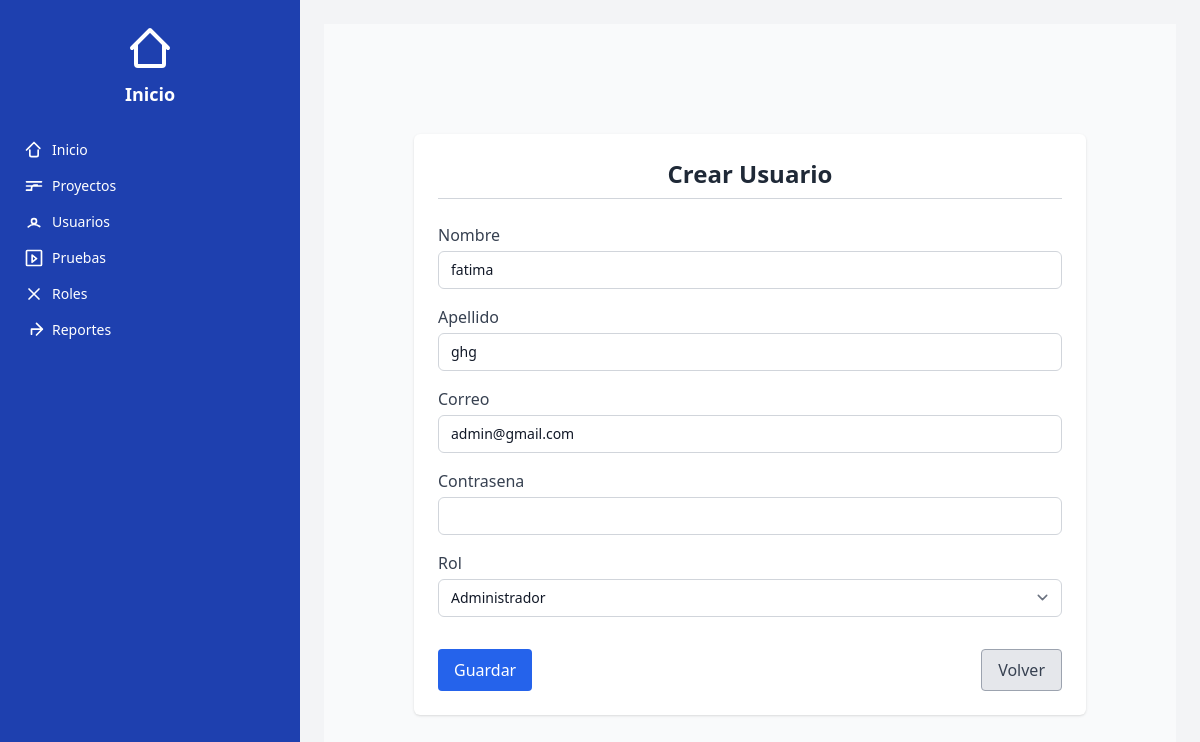
Screenshot of /usuarios/modificar/2/ with the database file from the repository.
### testSystem/models.py (models this page shows, shortened)
class Usuario(models.Model):
    nombre = models.CharField(max_length=100)
    apellido = models.CharField(max_length=100)
    correo = models.EmailField(unique=True)
    contrasena = models.CharField(max_length=128)  # hashed
    rol = models.ForeignKey(Rol, on_delete=models.SET_NULL, null=True)

### testSystem/views.py (the view)
def modificar_usuario(request, pk):
    usuario = get_object_or_404(Usuario, pk=pk)
    form = UsuarioForm(request.POST or None, instance=usuario)
    if form.is_valid():
        form.save()
        return redirect('lista_usuarios')
    return render(request, 'Usuario/crear_usuario.html', {'form': form})

### testSystem/forms.py (shortened to what this page needs)
class UsuarioForm(forms.ModelForm):
    class Meta:
        model = Usuario
        fields = ['nombre', 'apellido', 'correo', 'contrasena', 'rol']
        widgets = {
            'contrasena': forms.PasswordInput(),
        }

### testSystem/models.py (called while the page is built)
    def __str__(self):
        return self.nombre

### testSystem/templates/Usuario/crear_usuario.html (shortened to what this page needs)
{% extends "base.html" %}
{% load widget_tweaks %}
{% block content %}
  <div class="flex items-center justify-center h-screen bg-gray-50">
    <div class="w-full max-w-2xl bg-white rounded-md shadow p-6">
      <div class="mb-6 text-center">
        <h2 class="text-2xl font-bold text-gray-800">Crear Usuario</h2>
        <hr class="mt-2 border-gray-300">
      </div>
      <form method="post" class="space-y-4">
        {% for field in form.visible_fields %}
          <div class="flex flex-col w-full">
            <label class="text-base font-medium text-gray-700 mb-1">{{ field.label }}</label>
            {{ field|add_class:"w-full border border-gray-300 rounded-md px-3 py-2 text-sm focus:outline-none focus:ring-2 focus:ring-blue-500" }}
          </div>
        {% endfor %}
        <div class="flex justify-between pt-4">
          <button type="submit" class="flex items-center gap-2 px-4 py-2 bg-blue-600 text-white rounded hover:bg-blue-700 text-base">
            Guardar
          </button>
          <a href="{% url 'lista_usuarios' %}" class="flex items-center gap-2 px-4 py-2 bg-gray-200 border border-gray-400 text-gray-700 rounded hover:bg-gray-300 text-base">
            Volver
          </a>
        </div>
      </form>
    </div>
  </div>
{% endblock %}

### rows the page displays
Usuario: visible_fields "fatima" "ghg" "admin@gmail.com" "Administrador"

### other values shown
{{ field.label }} "Nombre" "Apellido" "Correo" "Contrasena" "Rol"
